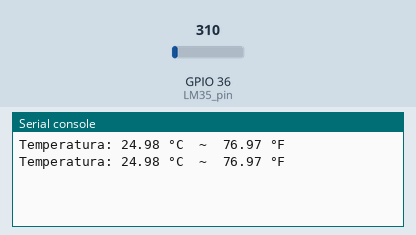
The program below on a simulated ESP32 board running MicroPython. Shown: the last lines printed to the serial console. The test bench sets the inputs (shaded band); at power-on: GPIO 36 (LM35_pin) = 310 (analog values on the 0–4095 scale).

Above: at 1.2 s.
1.3 s: GPIO 36 (LM35_pin) set to 372
At 2.3 s:
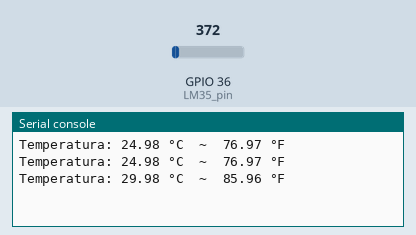
2.8 s: GPIO 36 (LM35_pin) set to 434
At 3.8 s:
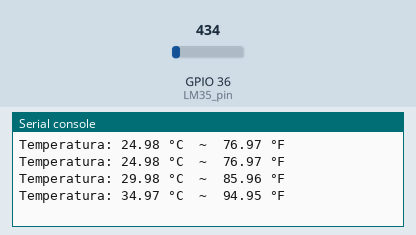
Timing chart, 0 to 5.8 s (numbered marks = the images above; inputs shaded):
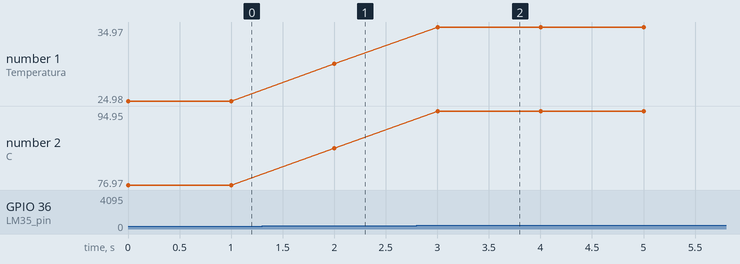

Measured:
- after the input at 1.3 s, the serial console: prints a new line after 0.70 s (image 1)
- after the input at 2.8 s, the serial console: prints a new line after 0.20 s (image 2)
- plotted number 1: 24.98 → 29.98 after the input at 1.3 s, 29.98 → 34.97 after the input at 2.8 s
- plotted number 2: 76.97 → 85.96 after the input at 1.3 s, 85.96 → 94.95 after the input at 2.8 s

The program:

Clase_6.1__LM35_.py
```python
# Importar módulos necesarios
import machine
import time

# Definir el pin al que está conectado el LM35
LM35_pin = machine.Pin(36)

# Crear un objeto ADC
adc = machine.ADC(LM35_pin)

# Configurar el rango de lectura del ADC
adc.atten(machine.ADC.ATTN_11DB)

# Función para convertir el valor ADC en temperatura en grados Celsius
def adc_a_temperatura_celsius(adc_valor):
    return (adc_valor * 3.3 / 4095) * 100

# Función para convertir la temperatura en grados Celsius a grados Fahrenheit
def celsius_a_fahrenheit(temp_celsius):
    return temp_celsius * 9/5 + 32

# Bucle principal
while True:
    # Leer el valor ADC del LM35
    adc_valor = adc.read()

    # Convertir el valor ADC en temperatura en grados Celsius
    temp_celsius = adc_a_temperatura_celsius(adc_valor)

    # Convertir la temperatura en grados Celsius a grados Fahrenheit
    temp_fahrenheit = celsius_a_fahrenheit(temp_celsius)

    # Imprimir las temperaturas
    print("Temperatura: {:.2f} °C  ~  {:.2f} °F".format(temp_celsius, temp_fahrenheit))

    # Esperar un segundo antes de leer de nuevo
    time.sleep(1)
```
